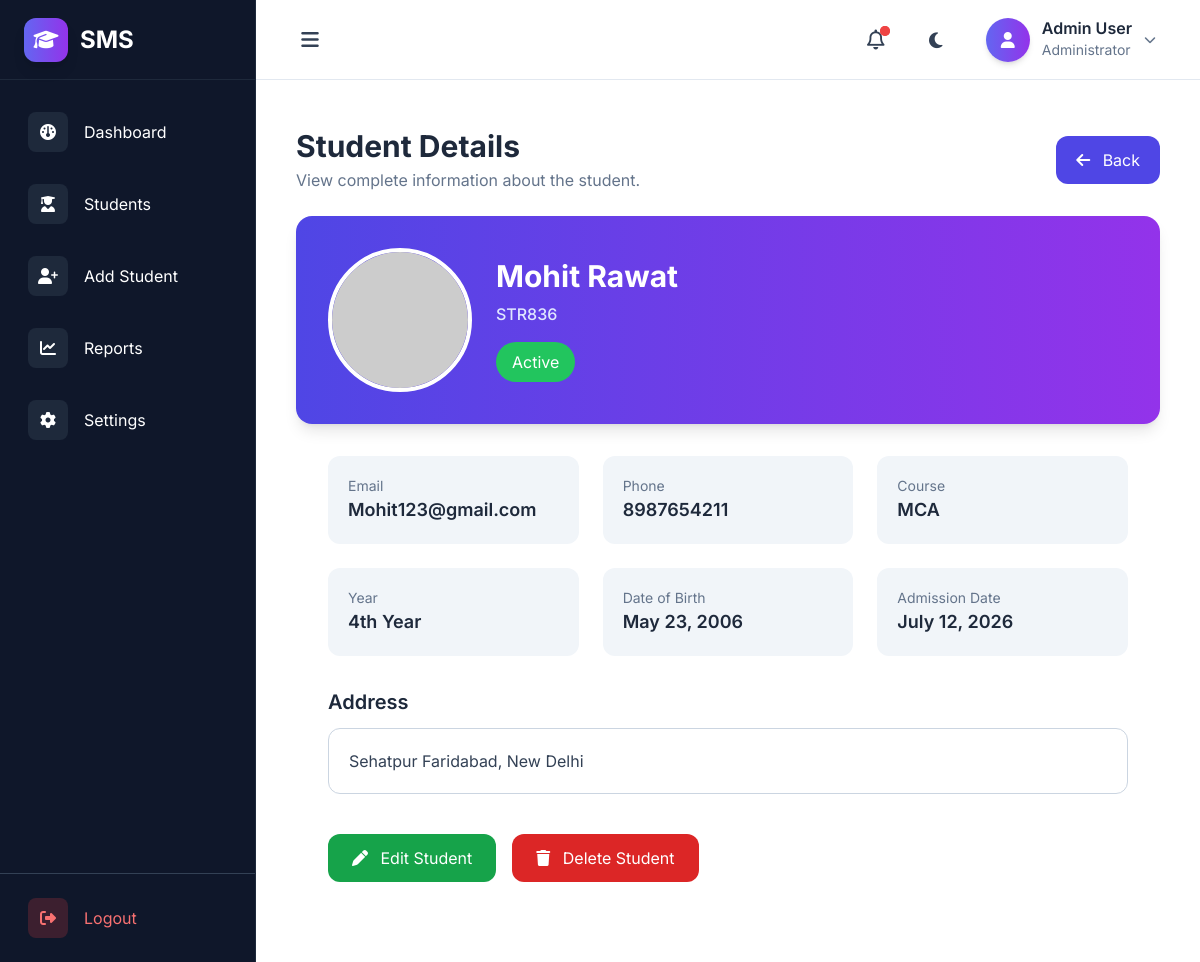
The page /student/5/ on the database its author committed.
### MainApp/models.py (models this page shows, shortened)
class Student(models.Model):
    STATUS_CHOICES = [
        ("Active", "Active"),
        ("Inactive", "Inactive"),
    ]
    YEAR_CHOICES = [
        ('1st Year', '1st Year'),
        ('2nd Year', '2nd Year'),
        ('3rd Year', '3rd Year'),
        ('4th Year', '4th Year'),
    ]
    COURSES = [('BCA','BCA'),('B.Tech','B.Tech'),('MCA','MCA'),('BBA','BBA'),('MBA','MBA')]
    name = models.CharField(max_length=100)
    email = models.EmailField()
    student_id = models.CharField(max_length=20, unique=True)
    photo = models.ImageField(upload_to="students/", blank=True, null=True)
    courses = models.CharField(max_length=50, choices=COURSES)
    phone = models.CharField(max_length=10)
    year = models.CharField(
        max_length=20,
        choices=YEAR_CHOICES,
        default="1st Year"
    )
    date_of_birth = models.DateField()
    created_at = models.DateField(auto_now_add=True)
    status = models.CharField(
        max_length=20,
        choices=STATUS_CHOICES,
        default="Active"
    )
    address = models.TextField(blank=True, null=True)

### MainApp/views.py (the view)
# urls.py: path("student/<int:id>/", views.view_student, name="view_student"),
def view_student(request,id):
    student = Student.objects.get(id=id)
    return render(request, "view_student.html", {"student":student})

### MainApp/templates/view_student.html
{% extends 'base.html' %}
{% block content %}
<div class="max-w-6xl mx-auto px-4 py-4">
    <div class="flex items-center justify-between mb-6">
        <div>
            <h1 class="text-3xl font-bold text-slate-800 dark:text-white">
                Student Details
            </h1>
            <p class="text-slate-500 dark:text-slate-400 mt-1">
                View complete information about the student.
            </p>
        </div>
        <a href="{% url 'students' %}"
            class="px-5 py-3 rounded-xl bg-indigo-600 hover:bg-indigo-700 text-white transition">
            <i class="fa-solid fa-arrow-left mr-2"></i>
            Back
        </a>
    </div>
    <div class="bg-white dark:bg-slate-800 rounded-2xl shadow-lg overflow-hidden">
        <div class="bg-gradient-to-r from-indigo-600 to-purple-600 p-8">
            <div class="flex flex-col md:flex-row items-center gap-6">
                {% if student.photo %}
                <img src="{{ student.photo.url }}" class="w-36 h-36 rounded-full border-4 border-white object-cover">
                {% else %}
                <img src="https://ui-avatars.com/api/?name={{ student.name }}"
                    class="w-36 h-36 rounded-full border-4 border-white">
                {% endif %}
                <div class="text-center md:text-left">
                    <h2 class="text-3xl font-bold text-white">
                        {{ student.name }}
                    </h2>
                    <p class="font-sm font-medium text-indigo-100 mt-2">
                        {{ student.student_id }}
                    </p>
                    <span class="inline-block mt-4 px-4 py-2 rounded-full  {% if student.status == 'Active' %}
                    bg-green-500 text-white
                    {% else %}
                    bg-red-500 text-white
                    {% endif %}">
                        {{ student.status }}</span>
                </div>
            </div>
        </div>
    </div>
    <div class="p-8">
        <div class="grid grid-cols-1 md:grid-cols-2 lg:grid-cols-3 gap-6">
            <div class="bg-slate-100 dark:bg-slate-700 p-5 rounded-xl">
                <p class="text-sm text-slate-500">Email</p>
                <h3 class="font-semibold text-lg dark:text-white">
                    {{ student.email }}
                </h3>
            </div>
            <div class="bg-slate-100 dark:bg-slate-700 p-5 rounded-xl">
                <p class="text-sm text-slate-500">Phone</p>
                <h3 class="font-semibold text-lg dark:text-white">
                    {{ student.phone }}
                </h3>
            </div>
            <div class="bg-slate-100 dark:bg-slate-700 p-5 rounded-xl">
                <p class="text-sm text-slate-500">Course</p>
                <h3 class="font-semibold text-lg dark:text-white">
                    {{ student.courses }}
                </h3>
            </div>
            <div class="bg-slate-100 dark:bg-slate-700 p-5 rounded-xl">
                <p class="text-sm text-slate-500">Year</p>
                <h3 class="font-semibold text-lg dark:text-white">
                    {{ student.year }}
                </h3>
            </div>
            <div class="bg-slate-100 dark:bg-slate-700 p-5 rounded-xl">
                <p class="text-sm text-slate-500">Date of Birth</p>
                <h3 class="font-semibold text-lg dark:text-white">
                    {{ student.date_of_birth }}
                </h3>
            </div>
            <div class="bg-slate-100 dark:bg-slate-700 p-5 rounded-xl">
                <p class="text-sm text-slate-500">Admission Date</p>
                <h3 class="font-semibold text-lg dark:text-white">
                    {{ student.created_at }}
                </h3>
            </div>
        </div>
        <div class="mt-8">
            <h3 class="text-xl font-semibold mb-3 dark:text-white ">Address</h3>
            <div class="border border-slate-300 dark:border-slate-600 bg-white dark:bg-slate-700 rounded-xl p-5">
                <p class="text-slate-700 dark:text-white">{{ student.address }}</p>
            </div>
        </div>
        <div class="mt-10 flex gap-4">
            <a href="#"
                class="px-6 py-3 rounded-xl bg-green-600 hover:bg-green-700 text-white">
                <i class="fa-solid fa-pen mr-2"></i>
                Edit Student
            </a>
            <a href="#"
                class="px-6 py-3 rounded-xl bg-red-600 hover:bg-red-700 text-white">
                <i class="fa-solid fa-trash mr-2"></i>
                Delete Student
            </a>
        </div>
    </div>
</div>
{% endblock %}

### MainApp/static/src/style.css (style rules this page uses)
* { transition: background-color 0.4s ease, color 0.4s ease, border-color 0.4s ease, box-shadow 0.4s ease; }
html { scroll-behavior: smooth; }
body { font-family: "Inter", sans-serif; background: #f8fafc; color: #0f172a; }

### rows shown on the page
Student: name "Mohit Rawat", student_id "STR836", status "Active", email "Mohit123@gmail.com", phone "8987654211", courses "MCA", year "4th Year", date_of_birth "May 23, 2006", created_at "July 12, 2026", address "Sehatpur Faridabad, New Delhi"
